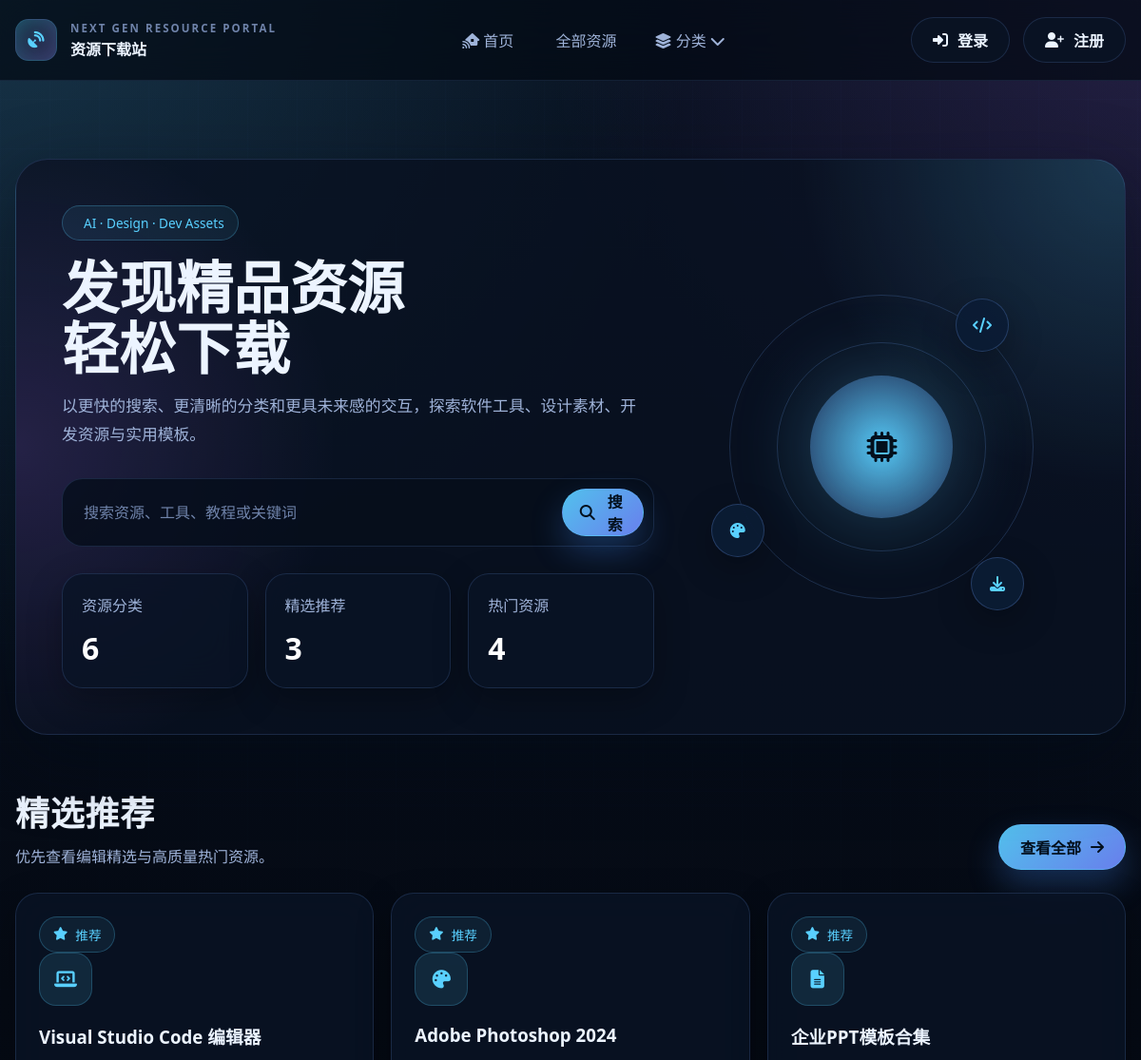
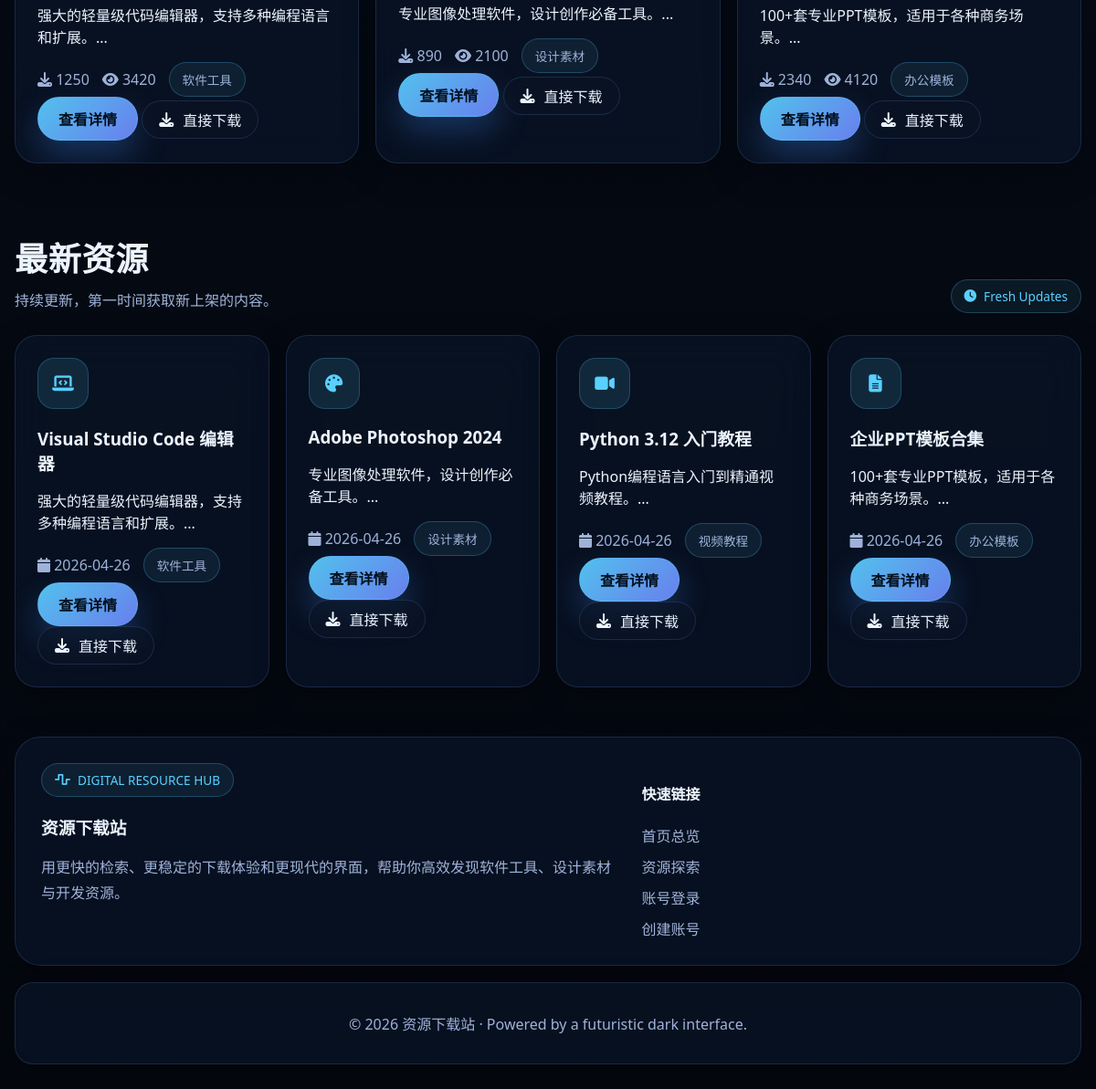
/www/index.php, run on the app's committed database (2 pictures, top to bottom).
### tables this page shows
CREATE TABLE `settings` (
    `id` INT AUTO_INCREMENT PRIMARY KEY,
    `key` VARCHAR(100) NOT NULL,
    `value` TEXT DEFAULT NULL,
    UNIQUE KEY `uniq_settings_key` (`key`)
);

CREATE TABLE `resources` (
    `id` INT AUTO_INCREMENT PRIMARY KEY,
    `title` VARCHAR(200) NOT NULL,
    `slug` VARCHAR(200) NOT NULL UNIQUE,
    `description` TEXT,
    `content` MEDIUMTEXT DEFAULT NULL,
    `version` VARCHAR(50) DEFAULT NULL,
    `file_path` VARCHAR(500) NOT NULL,
    `file_size` BIGINT DEFAULT 0,
    `file_type` VARCHAR(50) DEFAULT NULL,
    `download_link` VARCHAR(500) DEFAULT NULL,
    `cover_image` VARCHAR(500) DEFAULT NULL,
    `category_id` INT NOT NULL,
    `user_id` INT DEFAULT NULL,
    `download_count` INT DEFAULT 0,
    `view_count` INT DEFAULT 0,
    `is_featured` TINYINT DEFAULT 0,
    `status` TINYINT DEFAULT 1,
    `created_at` TIMESTAMP DEFAULT CURRENT_TIMESTAMP,
    FOREIGN KEY (`category_id`) REFERENCES `categories`(`id`) ON DELETE CASCADE,
    FOREIGN KEY (`user_id`) REFERENCES `users`(`id`) ON DELETE SET NULL
);

CREATE TABLE `categories` (
    `id` INT AUTO_INCREMENT PRIMARY KEY,
    `name` VARCHAR(50) NOT NULL,
    `slug` VARCHAR(50) NOT NULL UNIQUE,
    `icon` VARCHAR(50) DEFAULT 'fa-folder',
    `sort_order` INT DEFAULT 0,
    `status` TINYINT DEFAULT 1,
    `created_at` TIMESTAMP DEFAULT CURRENT_TIMESTAMP
);

### config/database.php (called while the page is built, shortened)
<?php
$db_host = getenv('DB_HOST') ?: '127.0.0.1';
$db_port = 3306;
$db_name = getenv('DB_NAME') ?: 'download_db';
$db_user = getenv('DB_USER') ?: 'root';
$db_pass = getenv('DB_PASS') ?: '';
$db_charset = 'utf8mb4';
try {
    $dsn = "mysql:host=$db_host;port=$db_port;dbname=$db_name;charset=$db_charset";
    $pdo = new PDO($dsn, $db_user, $db_pass);
    $pdo->setAttribute(PDO::ATTR_ERRMODE, PDO::ERRMODE_EXCEPTION);
    $pdo->setAttribute(PDO::ATTR_DEFAULT_FETCH_MODE, PDO::FETCH_ASSOC);
} catch(PDOException $e) {
    die("数据库连接失败: " . $e->getMessage());
}
function getSetting($key, $default = '') {
    global $pdo;
    try {
        $stmt = $pdo->prepare("SELECT value FROM settings WHERE `key` = ?");
        $stmt->execute([$key]);
        $result = $stmt->fetch();
        return $result ? $result['value'] : $default;
    } catch(Exception $e) {
        return $default;
    }
}
?>

### www/includes/functions.php (called while the page is built, shortened)
<?php
function isLoggedIn() {
    return isset($_SESSION['user_id']);
}
function formatNumber($num) {
    return $num;
}
function getCategoryIcon($name) {
    $icons = [
        '软件工具' => 'fa-laptop-code',
        '设计素材' => 'fa-palette',
        '开发资源' => 'fa-code',
        '电子书籍' => 'fa-book',
        '视频教程' => 'fa-video',
        '办公模板' => 'fa-file-alt',
        '游戏娱乐' => 'fa-gamepad',
        '其他' => 'fa-folder'
    ];
    return $icons[$name] ?? 'fa-download';
}
?>

### www/index.php (the view, shortened to what this page needs)
<?php
require_once '../config/database.php';
require_once 'includes/functions.php';
$featured = $pdo->query("SELECT r.*, c.name as cat_name FROM resources r
                         LEFT JOIN categories c ON r.category_id = c.id
                         WHERE r.status = 1 AND r.is_featured = 1
                         ORDER BY r.created_at DESC LIMIT 6")->fetchAll();
$latest = $pdo->query("SELECT r.*, c.name as cat_name FROM resources r
                       LEFT JOIN categories c ON r.category_id = c.id
                       WHERE r.status = 1
                       ORDER BY r.created_at DESC LIMIT 10")->fetchAll();
$popular = $pdo->query("SELECT r.*, c.name as cat_name FROM resources r
                        LEFT JOIN categories c ON r.category_id = c.id
                        WHERE r.status = 1
                        ORDER BY r.download_count DESC LIMIT 8")->fetchAll();
?>
<!DOCTYPE html>
<html lang="zh-CN">
<head>
    <link rel="stylesheet" href="assets/css/style.css">
    <link rel="stylesheet" href="https://cdnjs.cloudflare.com/ajax/libs/font-awesome/6.4.0/css/all.min.css">
</head>
<body class="page-shell">
    <?php include 'includes/header.php'; ?>
    <section class="hero tech-section">
        <div class="container">
            <div class="hero-panel">
                <div class="hero-grid">
                    <div class="hero-copy">
                        <span class="pill"><i class="fas fa-sparkles"></i> AI · Design · Dev Assets</span>
                        <h1>发现精品资源<br>轻松下载</h1>
                        <p>以更快的搜索、更清晰的分类和更具未来感的交互，探索软件工具、设计素材、开发资源与实用模板。</p>
                        <form class="search-form" action="search.php" method="get">
                            <input type="text" name="q" placeholder="搜索资源、工具、教程或关键词" autocomplete="off">
                            <button type="submit"><i class="fas fa-magnifying-glass"></i> 搜索</button>
                        </form>
                        <div class="hero-stats">
                            <div class="metric-card glass-panel">
                                <span>资源分类</span>
                                <strong><?= count($categories) ?></strong>
                            </div>
                            <div class="metric-card glass-panel">
                                <span>精选推荐</span>
                                <strong><?= count($featured) ?></strong>
                            </div>
                            <div class="metric-card glass-panel">
                                <span>热门资源</span>
                                <strong><?= count($popular) ?></strong>
                            </div>
                        </div>
                    </div>
                    <div class="hero-orbit">
                        <div class="orbit-ring ring-2"></div>
                        <div class="orbit-ring ring-1"></div>
                        <div class="orbit-core"><i class="fas fa-microchip"></i></div>
                        <div class="orbit-node node-1"><i class="fas fa-code"></i></div>
                        <div class="orbit-node node-2"><i class="fas fa-palette"></i></div>
                        <div class="orbit-node node-3"><i class="fas fa-download"></i></div>
                    </div>
                </div>
            </div>
        </div>
    </section>
    <?php if ($featured): ?>
    <section class="featured tech-section">
        <div class="container">
            <div class="section-title">
                <div>
                    <h2>精选推荐</h2>
                    <p>优先查看编辑精选与高质量热门资源。</p>
                </div>
                <a href="search.php?q=" class="view-all">查看全部 <i class="fas fa-arrow-right"></i></a>
            </div>
            <div class="resource-grid">
                <?php foreach ($featured as $item): ?>
                <div class="resource-card">
                    <span class="card-badge"><i class="fas fa-star"></i> 推荐</span>
                    <div class="card-icon"><i class="fas <?= getCategoryIcon($item['cat_name']) ?>"></i></div>
                    <h3><?= htmlspecialchars($item['title']) ?></h3>
                    <p><?= htmlspecialchars(mb_substr($item['description'], 0, 60)) ?>...</p>
                    <div class="card-meta">
                        <span><i class="fas fa-download"></i> <?= formatNumber($item['download_count']) ?></span>
                        <span><i class="fas fa-eye"></i> <?= formatNumber($item['view_count']) ?></span>
                        <span class="meta-pill"><?= htmlspecialchars($item['cat_name']) ?></span>
                    </div>
                    <a href="resource.php?id=<?= $item['id'] ?>" class="btn-card">查看详情</a>
                    <a href="download.php?id=<?= $item['id'] ?>" class="btn-sm"><i class="fas fa-download"></i> 直接下载</a>
                </div>
                <?php endforeach; ?>
            </div>
        </div>
    </section>
    <?php endif; ?>
    <?php if ($latest): ?>
    <section class="tech-section">
        <div class="container">
            <div class="section-title">
                <div>
                    <h2>最新资源</h2>
                    <p>持续更新，第一时间获取新上架的内容。</p>
                </div>
                <span class="pill"><i class="fas fa-clock"></i> Fresh Updates</span>
            </div>
            <div class="resource-grid">
                <?php foreach ($latest as $item): ?>
                <div class="resource-card">
                    <div class="card-icon"><i class="fas <?= getCategoryIcon($item['cat_name']) ?>"></i></div>
                    <h3><?= htmlspecialchars($item['title']) ?></h3>
                    <p><?= htmlspecialchars(mb_substr($item['description'], 0, 60)) ?>...</p>
                    <div class="card-meta">
                        <span><i class="fas fa-calendar"></i> <?= date('Y-m-d', strtotime($item['created_at'])) ?></span>
                        <span class="meta-pill"><?= htmlspecialchars($item['cat_name']) ?></span>
                    </div>
                    <a href="resource.php?id=<?= $item['id'] ?>" class="btn-card">查看详情</a>
                    <a href="download.php?id=<?= $item['id'] ?>" class="btn-sm"><i class="fas fa-download"></i> 直接下载</a>
                </div>
                <?php endforeach; ?>
            </div>
        </div>
    </section>
    <?php endif; ?>
    <?php include 'includes/footer.php'; ?>
</body>
</html>

### www/includes/header.php (shortened to what this page needs)
<?php
$siteName = getSetting('site_name');
$currentDir = trim(str_replace('\\', '/', dirname($_SERVER['SCRIPT_NAME'] ?? '')), '/');
$basePrefix = $currentDir === '' ? '' : str_repeat('../', substr_count($currentDir, '/'));
$siteTagline = 'NEXT GEN RESOURCE PORTAL';
$categories = $pdo->query("SELECT * FROM categories WHERE status = 1 ORDER BY sort_order")->fetchAll();
?>
<header class="site-header">
    <div class="container header-inner">
        <div class="logo">
            <a href="<?= $basePrefix ?>index.php">
                <span class="logo-mark"><i class="fas fa-satellite-dish"></i></span>
                <span class="logo-text">
                    <small><?= htmlspecialchars($siteTagline) ?></small>
                    <strong><?= htmlspecialchars($siteName) ?></strong>
                </span>
            </a>
        </div>
        <nav class="main-nav">
            <ul>
                <li><a href="<?= $basePrefix ?>index.php"><i class="fas fa-house-signal"></i> 首页</a></li>
                <li><a href="<?= $basePrefix ?>search.php?q="><i class="fas fa-grid-2"></i> 全部资源</a></li>
                <li class="dropdown category-dropdown">
                    <button type="button" class="dropdown-toggle" aria-expanded="false"><i class="fas fa-layer-group"></i> 分类 <i class="fas fa-chevron-down"></i></button>
                </li>
            </ul>
        </nav>
        <div class="header-actions">
            <?php if (isLoggedIn()): ?>
            <div class="user-menu">
                <button type="button" class="user-menu-toggle" aria-expanded="false"><i class="fas fa-circle-user"></i> <?= htmlspecialchars($_SESSION['username']) ?> <i class="fas fa-chevron-down"></i></button>
                <div class="user-dropdown">
                    <a href="<?= $basePrefix ?>user/dashboard.php"><i class="fas fa-chart-line"></i> 个人中心</a>
                    <a href="<?= $basePrefix ?>user/favorites.php"><i class="fas fa-heart"></i> 我的收藏</a>
                    <a href="<?= $basePrefix ?>user/downloads.php"><i class="fas fa-download"></i> 下载记录</a>
                    <?php if (isAdmin()): ?>
                    <a href="<?= $basePrefix ?>admin/"><i class="fas fa-shield-halved"></i> 管理后台</a>
                    <?php endif; ?>
                    <a href="<?= $basePrefix ?>logout.php"><i class="fas fa-right-from-bracket"></i> 退出登录</a>
                </div>
            </div>
            <?php else: ?>
            <a href="<?= $basePrefix ?>login.php" class="btn-login secondary"><i class="fas fa-right-to-bracket"></i> 登录</a>
            <a href="<?= $basePrefix ?>register.php" class="btn-register"><i class="fas fa-user-plus"></i> 注册</a>
            <?php endif; ?>
        </div>
    </div>
</header>

### www/includes/footer.php
<?php $siteName = getSetting('site_name'); ?>
<footer class="site-footer">
    <div class="container">
        <div class="footer-grid">
            <div class="footer-about">
                <span class="pill"><i class="fas fa-wave-square"></i> DIGITAL RESOURCE HUB</span>
                <h3><?= htmlspecialchars($siteName) ?></h3>
                <p>用更快的检索、更稳定的下载体验和更现代的界面，帮助你高效发现软件工具、设计素材与开发资源。</p>
            </div>
            <div class="footer-links">
                <h4>快速链接</h4>
                <ul>
                    <li><a href="index.php">首页总览</a></li>
                    <li><a href="search.php?q=">资源探索</a></li>
                    <li><a href="login.php">账号登录</a></li>
                    <li><a href="register.php">创建账号</a></li>
                </ul>
            </div>
        </div>
        <div class="footer-bottom">
            <p>© <?= date('Y') ?> <?= htmlspecialchars($siteName) ?> · Powered by a futuristic dark interface.</p>
        </div>
    </div>
</footer>

### data on the page
settings: value "资源下载站"
resources: title "Visual Studio Code 编辑器", description "强大的轻量级代码编辑器，支持多种编程语言和扩展。", download_count "1250", view_count "3420", category.name "软件工具", created_at "2026-04-26"
resources: title "Adobe Photoshop 2024", description "专业图像处理软件，设计创作必备工具。", download_count "890", view_count "2100", category.name "设计素材", created_at "2026-04-26"
resources: title "企业PPT模板合集", description "100+套专业PPT模板，适用于各种商务场景。", download_count "2340", view_count "4120", category.name "办公模板", created_at "2026-04-26"
resources: title "Python 3.12 入门教程", description "Python编程语言入门到精通视频教程。", created_at "2026-04-26", category.name "视频教程"

### other printed values
$siteTagline "NEXT GEN RESOURCE PORTAL"
count($categories) "6"
count($featured) "3"
count($popular) "4"
